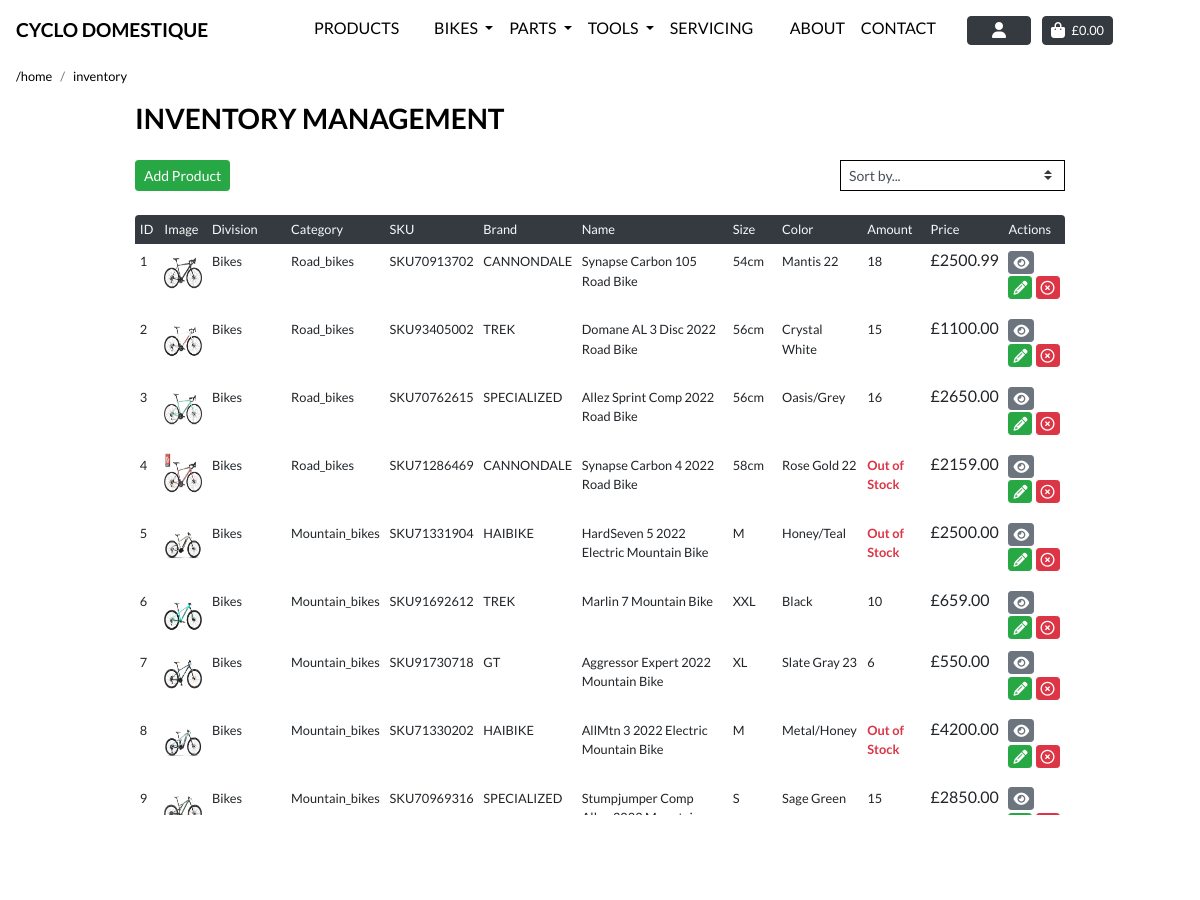
Before: /products/inventory/ (signed in, upper part) with the older database file.
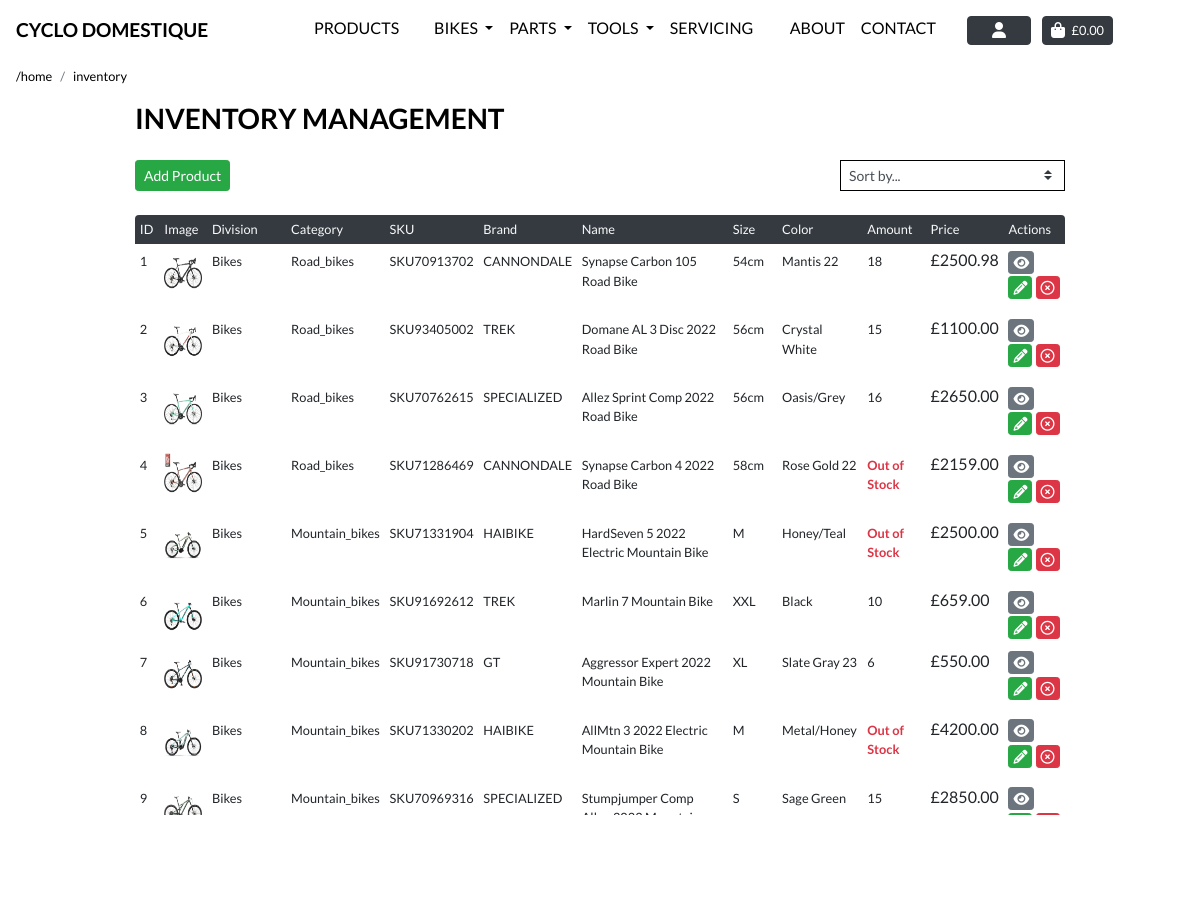
After: the same page with the newer database file.
### products/models.py (models this page shows, shortened)
class Product(models.Model):
    category = models.ForeignKey('Category', null=True, blank=True,
                                 on_delete=models.SET_NULL)
    sku = models.CharField(max_length=254, null=True, blank=True)
    brand = models.CharField(max_length=254)
    name = models.CharField(max_length=254)
    size = models.CharField(max_length=254, null=True, blank=True)
    amount = models.DecimalField(max_digits=10, decimal_places=0, default=10)
    color = models.CharField(max_length=30, null=True, blank=True)
    description = models.TextField(max_length=254, null=True, blank=True)
    full_description = models.TextField(blank=True, null=True)
    key_features = models.TextField(blank=True, null=True)
    price = models.DecimalField(max_digits=6, decimal_places=2)
    rating = models.DecimalField(max_digits=6, decimal_places=1,
                                 null=True, blank=True)
    image = models.ImageField(null=True, blank=True)
    image_url = models.URLField(max_length=1024, null=True, blank=True)

class Category(models.Model):
    class Meta:
        verbose_name_plural = 'Categories'
    division = models.ForeignKey('Division', null=True, blank=True,
                                 on_delete=models.SET_NULL)
    name = models.CharField(max_length=254)
    friendly_name = models.CharField(max_length=254, null=True, blank=True)
    def __str__(self):
        return self.name

class Division(models.Model):
    class Meta:
        verbose_name_plural = 'Divisions'
    name = models.CharField(max_length=254)
    friendly_name = models.CharField(max_length=254, null=True, blank=True)
    def __str__(self):
        return self.name

### products/views.py (the view, shortened to what this page needs)
# urls.py: path('inventory/', views.inventory, name='inventory'),
@login_required
def inventory(request):
    products = Product.objects.all()
    categories = None
    sort = None
    direction = None
    current_sorting = f'{sort}_{direction}'
    context = {
        'products': products,
        'current_categories': categories,
        'current_sorting': current_sorting,
        'on_inventory_page': True
    }
    return render(request, 'products/inventory.html', context)

### products/templates/products/inventory.html (shortened to what the changed rows need)
{% extends "base.html" %}
{% load static %}
{% block extra_css %}
    <link rel="stylesheet" href="{% static 'profiles/css/profile.css' %}">
    <link rel="stylesheet" href="{% static 'css/page_navbar.css' %}">
{% endblock %}
{% block content %}
<div class="container pb-2">
    <div class="row">
        <div class="col-12 ">
            <div class="order-history table-responsive rounded mob-nav-header-hide">
                <table class="table table-sm table-borderless">
                    <thead class="rounded">
                        <tr class="text-light bg-dark rounded py-1 px-1">
                            <th class="font-weight-normal small">ID</th>
                            <th class="font-weight-normal small">Image</th>
                            <th class="font-weight-normal small">Division</th>
                            <th class="font-weight-normal small">Category</th>
                            <th class="font-weight-normal small">SKU</th>
                            <th class="font-weight-normal small">Brand</th>
                            <th class="font-weight-normal small">Name</th>
                            <th class="font-weight-normal small">Size</th>
                            <th class="font-weight-normal small">Color</th>
                            <th class="font-weight-normal small">Amount</th>
                            <th class="font-weight-normal small">Price</th>
                            <th class="font-weight-normal small">Actions</th>
                        </tr>
                    </thead>
                    <tbody>
                        {% for product in products %}
                            <tr class="">
                                <td><p class="mt-1 small">{{product.pk }}</p></td>
                                <td>
                                    {% if product.image %}
                                    <a class=" image-size" href="{% url 'product_details' product.id %}">
                                        <img class="card-img-top img-fluid  align-middle card-image-size" src="{{ product.image.url }}" alt="{{ product.name }}">
                                    </a>
                                    {% else %}
                                    <a class=" image-size"   href="{% url 'product_details' product.id %}">
                                        <img class="card-img-top img-fluid card-image-size" src="{{ MEDIA_URL }}noimage.png" alt="{{ product.name }}">
                                    </a>
                                    {% endif %}
                                </td>
                                <td><p class="mt-1 small text-capitalize">{{product.category.division }}</p></td>
                                <td><p class="mt-1 small text-capitalize">{{product.category }}</p></td>
                                <td><p class="mt-1 small">{{product.sku }}</p></td>
                                <td><p class="mt-1 small">{{product.brand}}</p></td>
                                <td><p class="mt-1 small">{{product.name}}</p></td>
                                <td><p class="mt-1 small">{{product.size}}</p></td>
                                <td><p class="mt-1 small">{{product.color}}</p></td>
                                <td >
                                    {% if product.amount > 1 %}
                                        <p class="mt-1 small"> {{product.amount}}</p>
                                    {% else %}
                                        <p class="mt-1 mr-2 small text-danger" ><strong>Out of Stock</strong></p>
                                    {% endif %}
                                </td>
                                <td class=" poundSign currency">{{product.price}}</td>
                                <td> <div>
                                    <a class="btn btn-secondary btn-sm text-white py-0 px-1" href="{% url 'product_details' product.id %}"><i class="fas fa-eye"></i></a>
                                    <a class="btn btn-success btn-sm text-white py-0 px-1" href="{% url 'edit_product' product.id %}"><i class="fas fa-pencil-alt"></i></a>
                                    <a class="btn btn-danger btn-sm text-white py-0 px-1" href="{% url 'delete_product' product.id %}"><i class="far fa-times-circle"></i></a>
                                </div></td>
                            </tr>
                        {% endfor %}
                    </tbody>
                </table>
            </div>
        </div>
    </div>
</div>
{% endblock %}

Changed rows visible on the page:
changed Product "SKU70913702": price "2500.99" → "2500.98"
